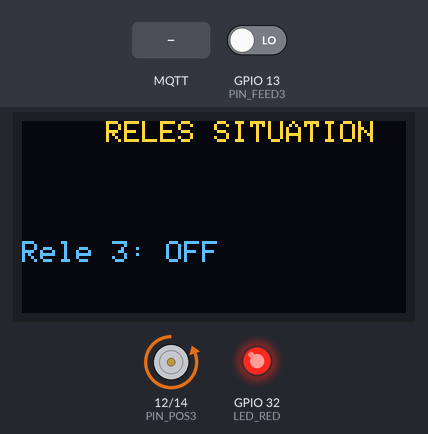
Bench run of a program on a simulated ESP32. Parts: 128×64 one-colour display, motor-driver pin pairs drawn as motors (green arrow = first pin HIGH = forward, orange = second pin HIGH = backward, longer = more drive, scaled by the enable pin), output pins drawn as LEDs (lit = HIGH). The inputs (shaded band) are chosen by the test bench; at power-on: GPIO 13 (PIN_FEED3) LOW. The OLED is the two-colour kind (top 16 rows yellow); WiFi joins after 1.5 s; servers stay silent unless stated; EEPROM starts erased; no MQTT or app messages arrive unless stated.

Above: at 2.7 s.
2.8 s: GPIO 13 (PIN_FEED3) driven HIGH
At 3.7 s:
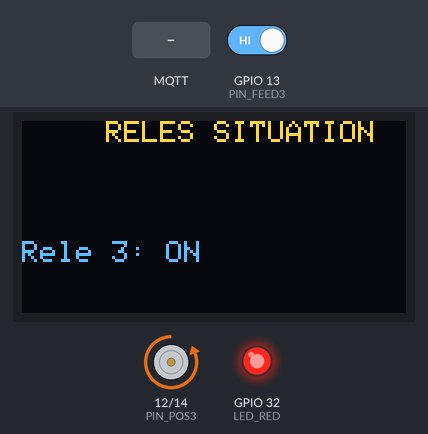
4.4 s: GPIO 13 (PIN_FEED3) driven LOW
At 5.0 s:
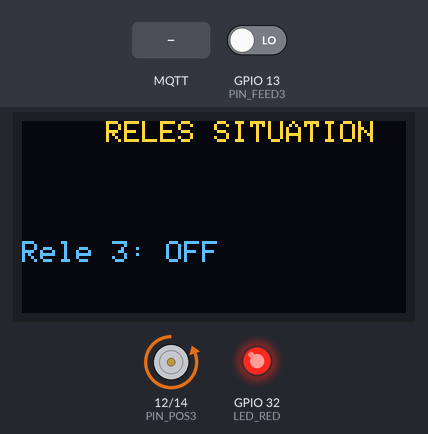
6.0 s: MQTT message "true" arrives on the first subscribed topic
At 7.3 s:
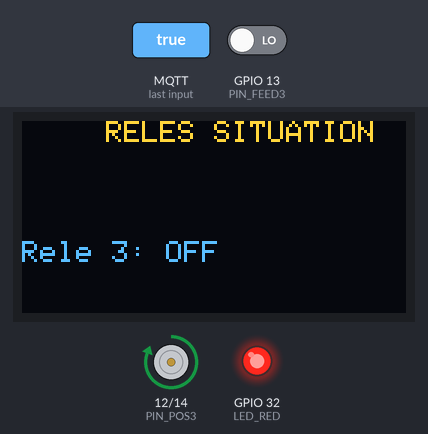
7.6 s: GPIO 13 (PIN_FEED3) driven HIGH
At 8.7 s:
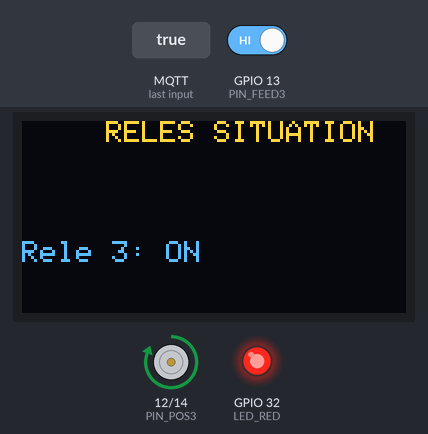
9.2 s: MQTT message "false" arrives on the first subscribed topic
At 10.0 s:
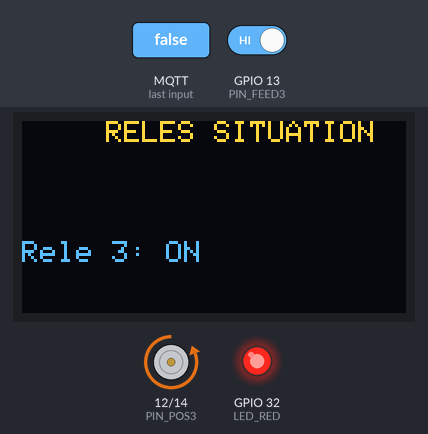
Timing chart, 0 to 11.8 s (numbered marks = the images above; inputs shaded):
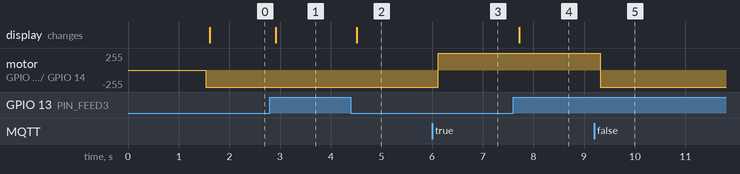

Measured:
- after the input at 2.8 s, the display: changes after 0.11 s (image 1)
- after the input at 4.4 s, the display: changes after 0.12 s (image 2)
- after the input at 6.0 s, motor on GPIO 12 (PIN_POS3) / GPIO 14 (PIN_NEG3): backward 255/255 → forward 255/255 after 0.12 s
- after the input at 7.6 s, the display: changes after 0.12 s (image 4)
- after the input at 9.2 s, motor on GPIO 12 (PIN_POS3) / GPIO 14 (PIN_NEG3): forward 255/255 → backward 255/255 after 0.12 s

The program:

main.cpp
```cpp
#include "shared_data.h"


//==========================================================================================
// INSTANCIANDO OBJETOS
//==========================================================================================

Timer timer100ms = {0, 100,   false};  // lastUpdate = 0 | interval = 100ms   | flag = false
Timer timer1s    = {0, 1000,  false};  // lastUpdate = 0 | interval = 1000ms  | flag = false
Timer timer60s   = {0, 60000, false};  // lastUpdate = 0 | interval = 60000ms | flag = false

Oled oled;
Rele rele;

void handle_timers(Timer* timer)
{
  unsigned long currentMillis = millis();                   // Obtém o tempo atual
  if (currentMillis - timer->lastUpdate >= timer->interval) // Verifica se o intervalo foi alcançado
    {
      timer->lastUpdate = currentMillis;                    // Atualiza o lastUpdate com previousMillis
      timer->flag = true;                                   // Define o flag como true (intervalo alcançado)
    }
}

void wifi_initialization(void)
{
  wm.setDebugOutput(false);       // TRUE para verificar infos de conexão no monitor serial
  WiFi.mode(WIFI_STA);            // conectar no WiFi com dados salvos na memória flash
  wm.setConfigPortalTimeout(180); // portal de wifi aberto por 180s

  if (is_first_initialization)
  {
    is_first_initialization = 0;
    EEPROM.write(FIRST_INIT_ADDRESS, is_first_initialization);
    EEPROM.commit();
    wm.resetSettings(); // sempre que ligar pela primeira vez resetar WiFi
  }

  auto_wifi_connect = wm.autoConnect("ESP_SAMUEL", "password"); //conexão automática no WiFi

  if (DEBUG_WIFI)
  {
    Serial.println("\n*************** WiFi INFORMATION ***************");
    Serial.println("SAVED:" + ((String)wm.getWiFiIsSaved()) ? "WiFi SAVED" : "WiFi NOT SAVED");
    Serial.println("SSID: " + (String)wm.getWiFiSSID());
    Serial.println("PASS: " + (String)wm.getWiFiPass());
    Serial.println("************************************************");
  }

  (WiFi.status() == WL_CONNECTED) ? is_wifi_connected = 1 : is_wifi_connected = 0;    // Para verificar se WiFi conectou
  (is_wifi_connected) ? digitalWrite(LED_GREEN, HIGH) : digitalWrite(LED_GREEN, LOW); // WiFi ON = LED ON
}

void callback(char *topic, byte *payload, unsigned int length)
{
  if (length < sizeof(mqtt_global_message))
  {
    memcpy(mqtt_global_message, payload, length);
    mqtt_global_message[length] = '\0';  // Adiciona o caractere nulo ao final
    is_new_mqtt_message = true;          // Indica que uma nova mensagem foi recebida
  }

  if (DEBUG_WIFI)
  {
    Serial.print("Message arrived in topic: ");
    Serial.println(TOPIC);
    Serial.print("Message: ");
    Serial.println(mqtt_global_message);
    Serial.println("-----------------------");
  }
}


void mqtt_initialization(void)
{
  client.setServer(SERVER, PORT); // conectar com broker e porta 1883
  client.setCallback(callback);

  (!client.connect("ESP-32", MQTT_USER, MQTT_PSWD)) ? is_mqtt_connected = 0 : is_mqtt_connected = 1;
  if (DEBUG_WIFI && is_mqtt_connected) Serial.println("MQTT- Connect OK");
  (is_mqtt_connected) ? digitalWrite(LED_RED, HIGH) : digitalWrite(LED_RED, LOW); // MQTT ON = LED ON
  client.subscribe(TOPIC);
}

char io_initialization(void)
{
  char ret = -1;
  pinMode(PIN_FEED3, INPUT);
  pinMode(LED_GREEN, OUTPUT);
  pinMode(LED_RED, OUTPUT);
  pinMode(PIN_NEG3, OUTPUT);
  pinMode(PIN_POS3, OUTPUT);

  digitalWrite(LED_GREEN, LOW);
  digitalWrite(LED_RED,   LOW);
  digitalWrite(PIN_POS3,  LOW);
  digitalWrite(PIN_NEG3, HIGH);

  ret = 0;
  return ret;
}

char display_initialization(void)
{
  char ret = -1;
  display.begin(SSD1306_SWITCHCAPVCC, 0x3C);
  ret = 0;
  return ret;
}

void system_initialization(void)
{
  EEPROM.begin(EEPROM_SIZE);
  is_first_initialization = EEPROM.read(FIRST_INIT_ADDRESS); // É a primeira inicialização ? Se sim, configura WiFi
  io_initialization()     ;        //inicializar pinos
  display_initialization();        //inicializar display
  wifi_initialization()   ;        //inicializar wifi
  mqtt_initialization()   ;        //inicializar mqtt
  oled.tela = SITUATION   ;        //inicializar o display na tela de início
}

void wifi_reconnect(void)
{
  static uint16_t reconnect_wifi_counter    = 0;    // contador para tentar conectar a cada x segundos no wifi
  static uint16_t reconnect_attempt_counter = 0;    // contador de tentativas de reconectar no wifi

  (WiFi.status() == WL_CONNECTED) ? is_wifi_connected = 1 : is_wifi_connected = 0;
  (is_wifi_connected) ? digitalWrite(LED_GREEN, HIGH) : digitalWrite(LED_GREEN, LOW);

  if (!is_wifi_connected)
  {
    reconnect_wifi_counter++;
    if (reconnect_wifi_counter > MAX_ATTEMPTS_WIFI)  //para tentar a cada 5 segundos e durante 5 segundos
    {
      reconnect_attempt_counter++;
      if (reconnect_attempt_counter <= MAX_ATTEMPTS_WIFI) //passaram-se 5 segundos, faça 5 tentativas
      {
        WiFi.begin();
        //delay(1000);
        if ((WiFi.status() == WL_CONNECTED))
        {
          is_wifi_connected         = 1;
          reconnect_wifi_counter    = 0;
          reconnect_attempt_counter = 0;
          if (DEBUG_WIFI) Serial.println("WiFi reconectado com sucesso");
        }
        else
        {
          is_wifi_connected = 0;
          if (DEBUG_WIFI) Serial.println("Falha na tentativa de reconexão ao WiFi.");
        }
      }
      else
      {
        if (DEBUG_WIFI)
          Serial.println("Número de tentativas atingidas");
        reconnect_wifi_counter    = 0;
        reconnect_attempt_counter = 0; // para tentar novamente
      }
    }
  }
    else
    {
      reconnect_wifi_counter = 0; // se tiver conectado, mantém o contador em zero
      if (DEBUG_WIFI) Serial.println("WiFi já está conectado");
    }
  }

void mqtt_reconnect(void)
{
  static uint16_t reconnect_mqtt_counter    = 0;    // contador para tentar conectar a cada x segundos no mqtt
  static uint16_t reconnect_attempt_counter = 0;    // contador de tentativas de reconectar no mqtt

  if (!is_mqtt_connected && is_wifi_connected) //para garantir tentativa de reconexão somente se WiFi estiver conectado
  {
    reconnect_mqtt_counter++;
    if(reconnect_mqtt_counter > MAX_ATTEMPTS_MQTT)
    {
      reconnect_attempt_counter++;
      if(reconnect_attempt_counter <= MAX_ATTEMPTS_MQTT)
      {
        mqtt_initialization(); //função para conexão MQTT
        if(is_mqtt_connected)
        {
          reconnect_mqtt_counter    = 0;
          reconnect_attempt_counter = 0;
          if (DEBUG_WIFI) Serial.println("MQTT reconectado com sucesso");
        }
         else
         {
          is_mqtt_connected = 0;
          if (DEBUG_WIFI) Serial.println("Falha na tentativa de reconexão ao MQTT.");
         }
      }
      else
      {
        if (DEBUG_WIFI)
          Serial.println("Número de tentativas atingidas");
        reconnect_mqtt_counter    = 0;
        reconnect_attempt_counter = 0; // para tentar novamente
      }
    }
  }
  else
  {
    reconnect_mqtt_counter = 0; // se tiver conectado, mantém o contador em zero
    if (DEBUG_WIFI) Serial.println("MQTT já está conectado");
  }
}

void handle_errors(void)
{
    wifi_reconnect(); //tentativa de reconectar wifi (tem que ser primeiro para verificar status wifi)
    mqtt_reconnect(); //tentativa de reconectar mqtt
}

void display_start_screen(const char* companyName, const char* titleName, const char* authorName, const char* profession)
{
  display.clearDisplay();
  display.setTextSize(TEXT_SIZE_SMALL);
  display.setTextColor(TEXT_COLOR);
  display.setRotation(2);
  display.setCursor(28, 0);
  display.println(companyName);
  display.setCursor(20, 18);
  display.print(titleName);
  display.setCursor(0, 40);
  display.print("Autor: ");
  display.print(authorName);
  display.setCursor(0, 55);
  display.print(profession);
  display.display();
}

void display_situation_screen(const char* titleName, const char* statusRele_3)
{
  display.clearDisplay();
  display.setTextSize(TEXT_SIZE_SMALL);
  display.setTextColor(TEXT_COLOR);
  display.setRotation(2);
  display.setCursor(28, 0);
  display.println(titleName);
  display.setCursor(0, 40);
  display.print("Rele 3: ");
  display.print(statusRele_3);
  display.display();
}

const char* rele_update(void)
{
  return digitalRead(PIN_FEED3) ? "ON" : "OFF";  // se tiver ligado ON, desligado OFF
}

void display_update(void)
{
  rele.rele_3_state = rele_update();       //atualizar o estado dos reles (feedback)
  oled.nivel = 0;                          //menu só tem um nível
  switch (oled.nivel) {
    case 0:
      switch (oled.tela) {
        case START:
          display_start_screen("SB INDUSTRIES", "Reles Latch MQTT", "Samuel", "Eng Eletronico");
          break;
        case SITUATION:
          display_situation_screen("RELES SITUATION", rele.rele_3_state);
          break;
      }
      break;
  }
}

void processMessageMQTT(const char* message)
{
  if (strcmp(message, "true") == 0)
  {
    digitalWrite(PIN_POS3, HIGH); //ligar o relé
    digitalWrite(PIN_NEG3, LOW);
  }
  else if (strcmp(message, "false") == 0)
  {
    digitalWrite(PIN_POS3, LOW); //desligar o relé
    digitalWrite(PIN_NEG3, HIGH);
  }
}

void setup()
{
    Serial.begin(115200);
    system_initialization();
} // end setup

void loop()
  {
    if(is_new_mqtt_message)
    {
      is_new_mqtt_message = false;
      processMessageMQTT(mqtt_global_message);
    }

     handle_timers(&timer100ms); // Passa o endereço de timer100ms para a função
     handle_timers(&timer1s);    // Passa o endereço de timer1s para a função
     handle_timers(&timer60s);   // Passa o endereço de timer60s para a função

    if (timer100ms.flag)
    {
        timer100ms.flag = false; // Reseta o flag
        client.loop();
        display_update();
      }

    if (timer1s.flag)
     {
        timer1s.flag = false;  // Reseta o flag
        handle_errors();
      }

     if (timer60s.flag)
     {
      timer60s.flag = false; // Reseta o flag
      }

} // end loop
```

shared_data.h
```cpp
#ifndef SHARED_DATA_H     //IF NOT DEFINED
#define SHARED_DATA_H

#include <Arduino.h>
#include <Wire.h>
#include <WiFi.h>
#include <PubSubClient.h>
#include <Adafruit_GFX.h>
#include <Adafruit_SSD1306.h>
#include <WiFiManager.h>
#include <EEPROM.h>


//==========================================================================================
// INSTANCIANDO OBJETOS
//==========================================================================================

WiFiManager wm; //WiFi
WiFiClient espClient;
PubSubClient client(espClient);


//==========================================================================================
// DEBUG
//==========================================================================================

#define SERIAL     0
#define DEBUG_WIFI 0 //debug WiFi e MQTT

//==========================================================================================
// PINOS - ESP32
//==========================================================================================

#define LED_GREEN         33
#define LED_RED           32
#define PIN_FEED3         13
#define PIN_POS3          12
#define PIN_NEG3          14


//==========================================================================================
// DEFINIÇÕES EEPROM
//==========================================================================================

#define EEPROM_SIZE        512
#define FIRST_INIT_ADDRESS 10  //endereço para salvar se é a primeira inicialização


//==========================================================================================
// DEFINIÇÕES MQTT e WIFI
//==========================================================================================

#define SERVER     "45.55.139.88"                         //servidor node-red
#define PORT       1883                                   //porta mqtt
#define DEVICE_ID  ""                                     //nome do dispositivo (cliente name)
#define TOPIC      "SB/esp32-rele-latch@esp32/devices/"   //tópico mqtt
#define MQTT_USER  "SB"
#define MQTT_PSWD  "Grandchase2"

#define MAX_ATTEMPTS_WIFI 5         //máximo de tentativas de reconectar no wifi
#define MAX_ATTEMPTS_MQTT 5         //máximo de tentativas de reconectar no mqtt


//==========================================================================================
// DEFINIÇÕES DISPLAY
//==========================================================================================

#define SCREEN_WIDTH      128    // OLED display width, in pixels
#define SCREEN_HEIGHT     64     // OLED display height, in pixels
#define OLED_RESET       -1      // Reset pin # (or -1 if sharing Arduino resetpin)
#define TEXT_SIZE_LARGE   2      // Tamanho da letra: grande
#define TEXT_SIZE_MEDIUM  1.9    // Tamanho da letra: médio
#define TEXT_SIZE_SMALL   1.0    // Tamanho da letra: pequeno
#define TEXT_COLOR        WHITE  // cor de letra: branco

Adafruit_SSD1306 display(SCREEN_WIDTH, SCREEN_HEIGHT, &Wire, OLED_RESET);

//==========================================================================================
// FLAGS GERAIS
//==========================================================================================

bool is_first_initialization = 1;  //indica se é a primeira inicialização do ESP32
bool is_wifi_connected       = 0;  //indica se o dispositivo está conectado no WiFi
bool is_mqtt_connected       = 0;  //indica se o dispositivo está conectado no MQTT
bool auto_wifi_connect       = 0;  //variável para a conexão automática do WiFi Manager
bool is_start_screen_display = 0;  //variável para tela inicial do sistema
bool is_new_mqtt_message     = 0;  //indica se há nova mensagem mqtt

//==========================================================================================
// VARIABLES
//==========================================================================================
char mqtt_global_message[6]; // 5 caracteres + caractere nulo

//==========================================================================================
// TYPEDEF ENUM
//==========================================================================================

 typedef enum  //referenciar numero com palavra
 {
  START     = 0,
  SITUATION = 1,
 }Tela;


//==========================================================================================
// STRUCT
//==========================================================================================

typedef struct
{
    unsigned long lastUpdate; // Última vez que o temporizador foi verificado
    unsigned long interval;   // Duranção do intervalo em ms
    bool flag;                // Flag indicando se o intervalo foi alcançado
} Timer;

typedef struct
{
  uint16_t nivel;   // nível do menu
  uint16_t tela;    // nível da tela
}Oled;

typedef struct
{
  const char* rele_1_state;   // Estado do relé 1 (ligado/desligado)
  const char* rele_2_state;   // Estado do relé 2 (ligado/desligado)
  const char* rele_3_state;   // Estado do relé 3 (ligado/desligado)
}Rele;

#endif // SHARED_DATA_H
```
